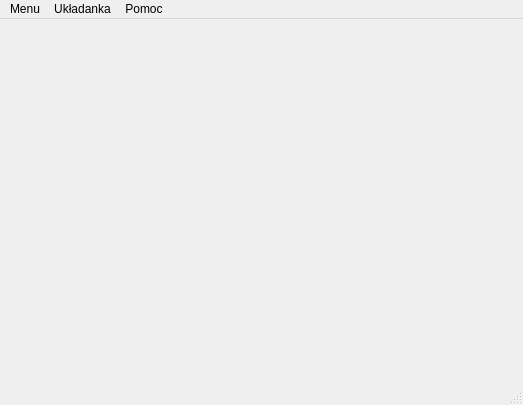
<?xml version="1.0" encoding="UTF-8"?>
<ui version="4.0">
 <class>COknoGlowne</class>
 <widget class="QMainWindow" name="COknoGlowne">
  <property name="geometry">
   <rect>
    <x>0</x>
    <y>0</y>
    <width>523</width>
    <height>405</height>
   </rect>
  </property>
  <property name="windowTitle">
   <string>Układanka</string>
  </property>
  <property name="windowIcon">
   <iconset resource="../Resources/ikony.qrc">
    <normaloff>:/img/img/puzzle_red.png</normaloff>:/img/img/puzzle_red.png</iconset>
  </property>
  <widget class="QWidget" name="centralWidget">
   <property name="autoFillBackground">
    <bool>true</bool>
   </property>
   <layout class="QGridLayout" name="gridLayout"/>
  </widget>
  <widget class="QMenuBar" name="menuBar">
   <property name="geometry">
    <rect>
     <x>0</x>
     <y>0</y>
     <width>523</width>
     <height>21</height>
    </rect>
   </property>
   <widget class="QMenu" name="menuMenu">
    <property name="title">
     <string>Menu</string>
    </property>
    <addaction name="actionKonfiguracja"/>
    <addaction name="separator"/>
    <addaction name="actionWyjscie"/>
   </widget>
   <widget class="QMenu" name="menuUkladanka">
    <property name="title">
     <string>Układanka</string>
    </property>
    <addaction name="actionTasuj"/>
    <addaction name="actionRozwiaz"/>
    <addaction name="actionResetuj"/>
    <addaction name="separator"/>
    <addaction name="actionReczneUstawianie"/>
   </widget>
   <widget class="QMenu" name="menuPomoc">
    <property name="title">
     <string>Pomoc</string>
    </property>
    <addaction name="actionInstrukcje"/>
    <addaction name="separator"/>
    <addaction name="actionOprogramie"/>
   </widget>
   <addaction name="menuMenu"/>
   <addaction name="menuUkladanka"/>
   <addaction name="menuPomoc"/>
  </widget>
  <widget class="QStatusBar" name="statusBar"/>
  <action name="actionKonfiguracja">
   <property name="icon">
    <iconset resource="../Resources/ikony.qrc">
     <normaloff>:/img/img/gnome_preferences_system.png</normaloff>:/img/img/gnome_preferences_system.png</iconset>
   </property>
   <property name="text">
    <string>Konfiguracja</string>
   </property>
  </action>
  <action name="actionWyjscie">
   <property name="icon">
    <iconset resource="../Resources/ikony.qrc">
     <normaloff>:/img/img/gnome_window_close.png</normaloff>:/img/img/gnome_window_close.png</iconset>
   </property>
   <property name="text">
    <string>Wyjście</string>
   </property>
  </action>
  <action name="actionTasuj">
   <property name="icon">
    <iconset resource="../Resources/ikony.qrc">
     <normaloff>:/img/img/gnome_media_playlist_shuffle.png</normaloff>:/img/img/gnome_media_playlist_shuffle.png</iconset>
   </property>
   <property name="text">
    <string>Tasuj</string>
   </property>
  </action>
  <action name="actionRozwiaz">
   <property name="icon">
    <iconset resource="../Resources/ikony.qrc">
     <normaloff>:/img/img/gnome_media_playback_start.png</normaloff>:/img/img/gnome_media_playback_start.png</iconset>
   </property>
   <property name="text">
    <string>Rozwiąż</string>
   </property>
  </action>
  <action name="actionResetuj">
   <property name="icon">
    <iconset resource="../Resources/ikony.qrc">
     <normaloff>:/img/img/gnome_media_playlist_repeat.png</normaloff>:/img/img/gnome_media_playlist_repeat.png</iconset>
   </property>
   <property name="text">
    <string>Resetuj</string>
   </property>
  </action>
  <action name="actionReczneUstawianie">
   <property name="checkable">
    <bool>true</bool>
   </property>
   <property name="icon">
    <iconset resource="../Resources/ikony.qrc">
     <normaloff>:/img/img/gnome_emblem_shared.png</normaloff>:/img/img/gnome_emblem_shared.png</iconset>
   </property>
   <property name="text">
    <string>Ręczne Ustawianie</string>
   </property>
  </action>
  <action name="actionInstrukcje">
   <property name="icon">
    <iconset resource="../Resources/ikony.qrc">
     <normaloff>:/img/img/gnome_emblem_important.png</normaloff>:/img/img/gnome_emblem_important.png</iconset>
   </property>
   <property name="text">
    <string>Instrukcje</string>
   </property>
  </action>
  <action name="actionOprogramie">
   <property name="icon">
    <iconset resource="../Resources/ikony.qrc">
     <normaloff>:/img/img/puzzle_red.png</normaloff>:/img/img/puzzle_red.png</iconset>
   </property>
   <property name="text">
    <string>O programie</string>
   </property>
  </action>
 </widget>
 <layoutdefault spacing="6" margin="11"/>
 <resources>
  <include location="../Resources/ikony.qrc"/>
 </resources>
 <connections/>
</ui>
